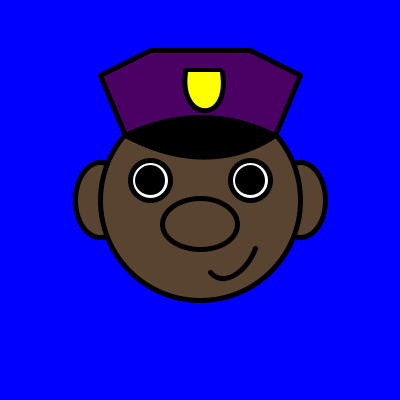
Frame 1 (no input)
Frame 60 (the mouse pressed at the canvas centre just before this capture): identical to frame 1, image omitted
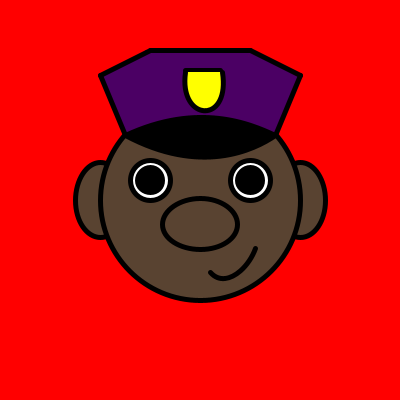
Frame 120 (the mouse held since frame 60 and released just before this capture)

The Processing sketch that drew these frames (run headless with seeded random() and noise(); from frame 60 on, the mouse is pressed at the canvas centre):

// Processing sketch: processing_104192
// ── processing_104192.pde

void setup(){
  size(400,400);
}
void draw(){
strokeWeight(5);
ellipseMode(CENTER);
rectMode(CENTER);
if (mousePressed){  
  background(255, 0, 0);
 }
else{
background(0,0,255);
}


//ears
fill(89, 67, 49);
ellipse(100, 200, 50, 75);
ellipse(300, 200, 50, 75);
//face
fill(89, 67, 49);
ellipse(200, 200, 200, 200);
//hat
noStroke();
fill(75,0,100);
quad(100,75,125,135,175,135,150,50);
quad(300,75,275,135,225,135,250,50);
quad(145,50,170,125,235,125,250,50);
stroke(0, 0, 0);
fill(0, 0, 0);
bezier(275, 135, 253, 150, 200, 175, 125, 135);
line(100, 75, 125, 135);
line(300, 75, 275, 135);
line(100, 75, 150, 50);
line(300, 75, 250, 50);
line(250, 50, 150, 50);
line(185,70,220,70);
bezier(275, 135, 253, 125, 200, 100, 125, 135);
fill(255, 255, 0);
bezier(222, 72, 230, 125, 178, 121, 185, 72);
//eyes
fill(255, 255, 255);
ellipse(150, 180, 40, 40);
ellipse(250, 180, 40, 40);
fill(0, 0, 0);
ellipse(150, 180, 25, 25);
ellipse(250, 180, 25, 25);
//nose
fill(89, 67, 49);
ellipse(200, 224, 75, 51);
//mouth
noFill();
bezier(210, 272, 224, 288, 247, 270, 255, 248);
}
